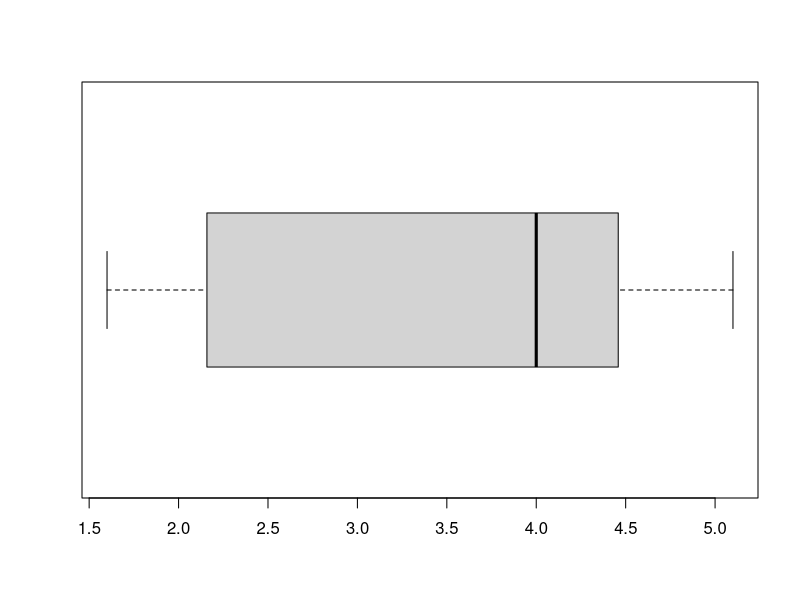

Reproduce this figure in R.
## Source: http://www.r-tutor.com/elementary-statistics/numerical-measures
old = options(digits=10)

## Mean, median, quartile, percentile, and range ###
head(faithful)
duration = faithful$eruptions
mean(duration)					# Mean
median(duration)					# Median
quantile(duration)				# Quantile
quantile(duration, c(.32, .57, .98))	# Value greater than n-percent of data
range(duration) 					# Range

## Box plot ###
# points of interest in order: min, 1st quantile, median, 3rd quantile, max
boxplot(duration, horizontal=TRUE)  # horizontal box plot

## Variance, standard deviation, covariance, and correlation coefficient
var(duration)			# Variance
sd(duration)			# Standard deviation
waiting = faithful$waiting
cov(duration, waiting)		# Covariance
cor(duration, waiting)		# Correlation coefficient

## Central moment, skewness, and kurtosis ###
library(e1071)                    		# load e1071 
k = 3
moment(duration, order=k, center=TRUE) 	# k-th central moment
skewness(duration)                		# Skewness
kurtosis(duration)				# Kurtosis